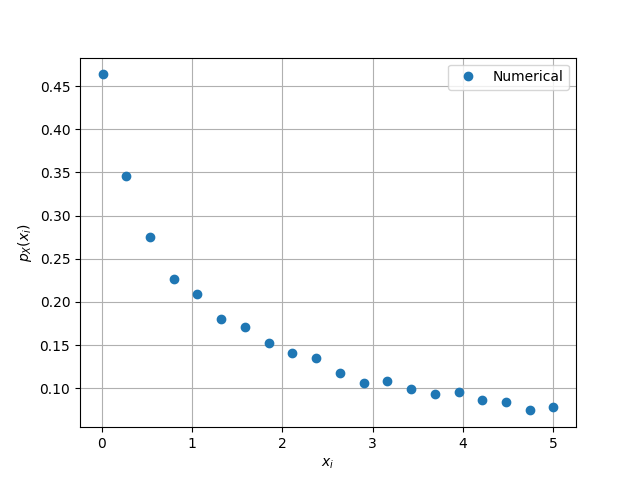

Source code (Python):
#Importing numpy, scipy, mpmath and pyplot
import numpy as np
import mpmath as mp
import scipy 
import matplotlib.pyplot as plt
import math

#if using termux
# import subprocess
# import shlex
# #end if


maxrange=20
maxlim=5.0
x = np.linspace(0.01,maxlim,maxrange)#points on the x axis
with open("Gamma.dat","w") as f1:
    for y in x:
        f1.write(f"{y}\n")
#randvar = np.random.normal(0,1,simlen)
#randvar = np.loadtxt('uni.dat',dtype='double')
randvar = np.loadtxt('Ray.dat',dtype='double')	
def Gam_pdf(y):
    return (0.5*(1-math.sqrt(y/(y+2))))
vec_Gam_pdf = scipy.vectorize(Gam_pdf)

plt.plot(x[0:(maxrange)].T,randvar,'o')
# plt.plot(x,vec_Gam_pdf(x))
# plt.semilogy(x[0:(maxrange)].T,randvar,'o')
# plt.semilogy(x,vec_Gam_pdf(x))
plt.grid() #creating the grid
plt.xlabel('$x_i$')
plt.ylabel('$p_X(x_i)$')
plt.legend(["Numerical","Theory"])

#if using termux
#plt.savefig('../figs/uni_pdf.pdf')
#plt.savefig('../figs/uni_pdf.eps')
#subprocess.run(shlex.split("termux-open ../figs/uni_pdf.pdf"))
#if using termux
# plt.savefig('../figs/gauss_pdf.pdf')
# plt.savefig('../figs/gauss_pdf.eps')
# subprocess.run(shlex.split("termux-open ../figs/gauss_pdf.pdf"))
#else
plt.show() #opening the plot window
